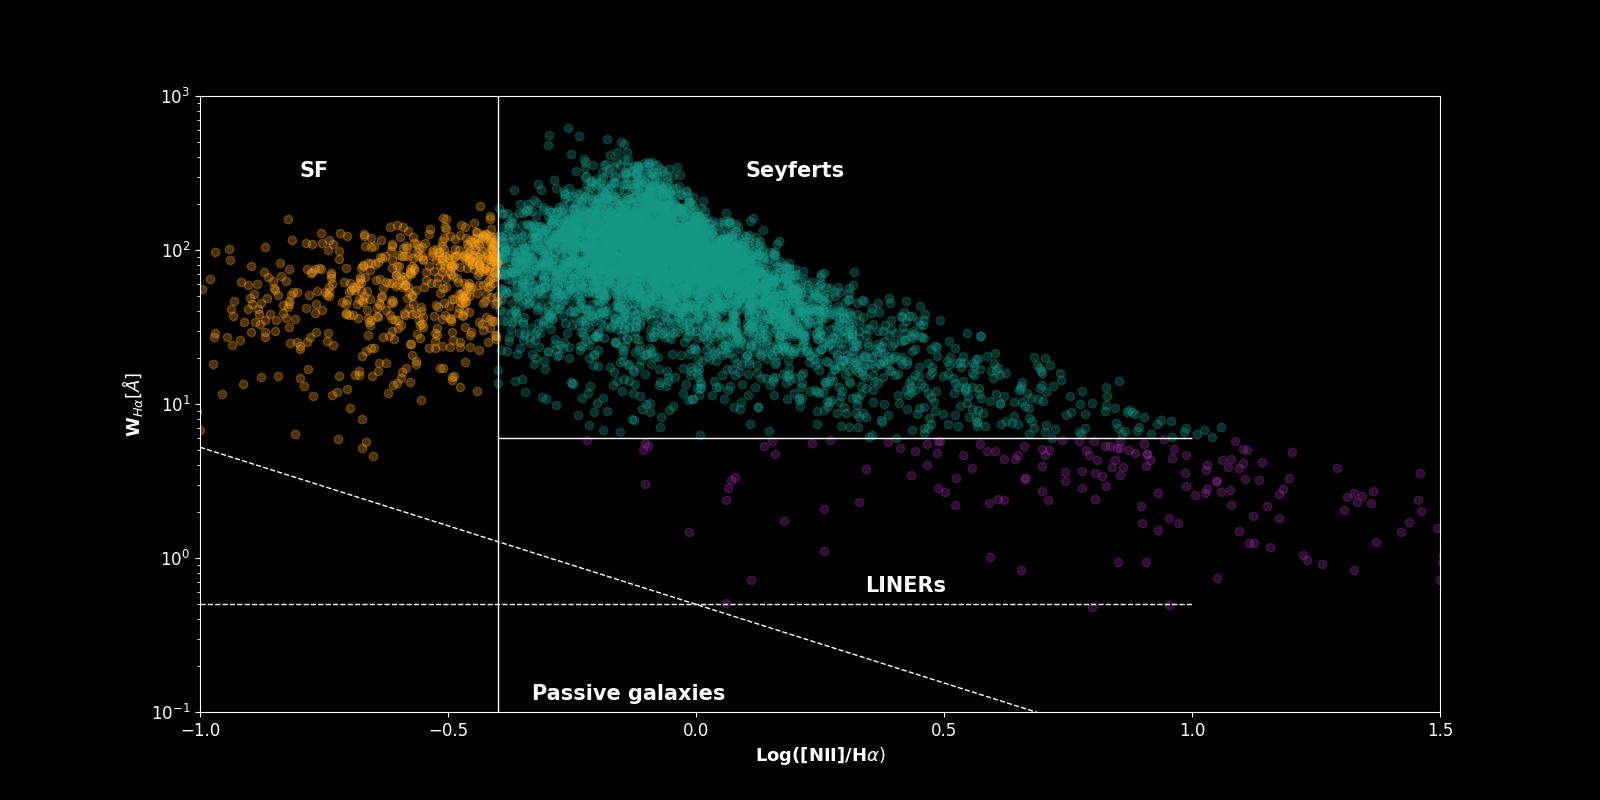

This figure's Python source:
from astropy.io import fits
import matplotlib.pyplot as plt
import matplotlib.colors as mpc
import numpy as np

plt.style.use('./dark.mplstyle')

def clean_flux(data_):
    flux = data_
    flux[flux<1e-20] = np.nan
    return flux

data_Halpha = clean_flux(fits.open('./NGC1275_3_Halpha_mask.fits')[0].data)
data_NII = clean_flux(fits.open('./NGC1275_3_NII6583_mask.fits')[0].data)
data_SN3_continuum = fits.open('./NGC1275_3_continuum_mask.fits')[0].data

NII_Halpha = np.log10(data_NII/data_Halpha)
Eq_width = (data_Halpha/data_SN3_continuum)

Seyferts = []
Liners = []
SF = []
y_pos = 0
x_pos = 0
x_dim = data_Halpha.shape[0]
y_dim = data_Halpha.shape[1]
empty_map = np.zeros_like(data_Halpha)
#empty_map[:] = np.nan
for nii_halpha, eq_width in zip(NII_Halpha.flatten(), Eq_width.flatten()):
    point = (nii_halpha, eq_width, x_pos, y_pos)
    if nii_halpha < -0.4:
        SF.append(point)
        empty_map[x_pos, y_pos] = 3
    else:
        if eq_width > 6:
            Seyferts.append(point)
            empty_map[x_pos, y_pos] = 1
        else:
            Liners.append(point)
            empty_map[x_pos, y_pos] = 2
    y_pos += 1
    if y_pos >= y_dim:
        y_pos = 0
        x_pos += 1

fig = plt.figure(figsize=(16,8))
#plt.scatter(NII_Halpha.flatten(), Eq_width.flatten(), alpha=0.3)
plt.scatter([val[0] for val in Seyferts], [val[1] for val in Seyferts], color='C0', alpha=0.3, label='Seyferts')
plt.scatter([val[0] for val in Liners], [val[1] for val in Liners], color='C1', alpha=0.3, label='LINERs')
plt.scatter([val[0] for val in SF], [val[1] for val in SF], color='C2', alpha=0.3, label='Star-Forming')
#plt.legend()
plt.vlines(-0.4, 0.1, 1000, color = 'white', linewidth = 1)
plt.hlines(6, -0.4, 1.5, color = 'white', linewidth = 1)
plt.hlines(0.5, -1, 1.5, linestyle = 'dashed', color = 'white', linewidth = 1)
x_graph = np.linspace(-1, 1, 100 )
plt.plot(x_graph, np.exp(-2.35*x_graph + np.log(0.5)), linestyle = 'dashed', color = 'white', linewidth = 1)


plt.text(-0.8, 300, 'SF', fontsize = 15, fontweight='bold')
plt.text(0.1, 300, "Seyferts", fontsize = 15, fontweight='bold')
plt.text(0.34, .6, "LINERs", fontsize = 15, fontweight='bold')
plt.text(-0.33, 0.12, "Passive galaxies", fontsize = 15, fontweight='bold')
plt.ylabel('W$_{H\\alpha} [\\AA]$', fontsize = 13, weight = 'bold')
plt.xlabel('Log([NII]/H$\\alpha)$', fontsize = 13, weight = 'bold')

plt.yscale('log')
plt.ylim(.1, 1000)
plt.xlim(-1, 1.5)
plt.savefig('ColorCodedBPT.png')
plt.clf()

#plt.style.use('./light.mplstyle')

cmap_ = mpc.ListedColormap(['C0', 'C1', 'white', 'C2'])
plt.imshow(empty_map, origin='lower', cmap=cmap_)
plt.savefig('ColorCodedMap.png')
